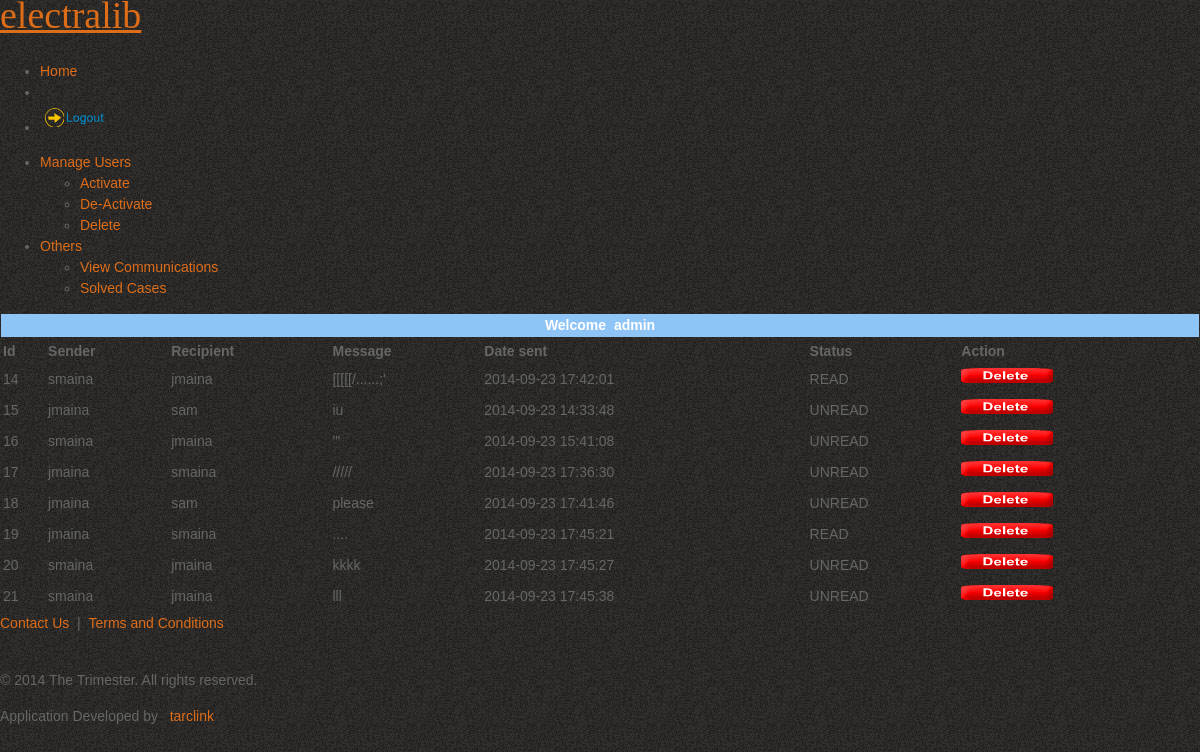
Screenshot of /viewmsgsold.php (signed in) with the database file from the repository.
### tables this page shows
CREATE TABLE IF NOT EXISTS `message` (
  `msgid` int(100) NOT NULL,
  `sender` varchar(11) NOT NULL,
  `recipient` varchar(11) NOT NULL,
  `msg` text NOT NULL,
  `date` timestamp NOT NULL DEFAULT CURRENT_TIMESTAMP ON UPDATE CURRENT_TIMESTAMP,
  `status` varchar(10) NOT NULL
);

### viewmsgsold.php (the view, shortened to what this page needs)
<!DOCTYPE html>
<html dir="ltr" lang="en-US"><head>
    <link rel="stylesheet" href="style.css" media="screen">
    <link rel="stylesheet" href="style.responsive.css" media="all">
</head>
<body>
<div id="main">
<?php include('incls/header.php') ?>
<nav class="nav clearfix">
    <ul class="hmenu"><li><a href="admin.php">Home</a></li><li><li><a href="log_out.php"><img src=images/quit_1.png></a></l</ul>
    </nav>
<div class="sheet clearfix">
            <div class="layout-wrapper clearfix">
                <div class="content-layout">
                    <div class="content-layout-row">
                    <div class="layout-cell sidebar1 clearfix">
					<div class="vmenublock clearfix">
                      <div class="vmenublockcontent">
<ul class="vmenu"><li><a href="#">Manage Users</a><ul class="active"><li><a href="activator.php" >Activate </a></li><li><a href="deactivator.php" >De-Activate</a></li><li><a href="deleter.php" >Delete</a></li></ul></li><li><a href="#" class="active">Others</a><ul class="active"><li><a href="#" class="active">View Communications </a></li><li><a href="cases.php">Solved Cases </a></li></ul></li></ul>
                      </div>
                    </div>
				   </div>
                <div align="center">
              <table width="100%" border="0" cellpadding="1" cellspacing="1">
                  <tr>
                        <td width="358" height="20" valign="middle" bgcolor="#8FC4F7">
                         <div align="center"><b><font color="#FFFFFF">Welcome &nbsp<?php echo $_SESSION['username'];?> </font></b></div>
                        </td>
                  </tr>
               </table>
       <?php
	 	 include("incls/connector.php");
	 $query="SELECT * FROM message";
		  $resource=mysql_query($query,$conn);
		  echo "
		<table align=\"center\" border=\"0\" width=\"100%\">
		<tr>
		<td><b>Id</b></td> <td><b>Sender</b></td></td><td><b>Recipient</b></td><td><b>Message</b></td><td><b>Date sent</b></td><td><b>Status</b></td><td><b>Action</b></td></tr> ";
while($result=mysql_fetch_array($resource))
	{
	echo "<tr><td>".$result[0]."</td><td>".$result[1]."</td><td>".$result[2]."</td><td>".$result[3]."</td><td>".$result[4]."</td><td>".$result[5]."</td><td>
	<a href=\"delmsg.php?msid=".$result[0]."\"><img border=\"0\" src=\"images/deleter.png\"/></a>
	</td></tr>";
	} echo "</table>";
	 ?>
         </div>
                    </div>
                </div>
            </div>
    </div>
	<?php include("incls/footer.php") ?>
</div>
</body></html>

### incls/header.php (shortened to what this page needs)
<header class="header clearfix">
    <div class="shapes">
<h1 class="headline" data-left="51.57%">
   <a href="#">electralib</a>
</h1>
            </div>
</header>

### incls/footer.php
<footer class="footer clearfix">
  <div class="footer-inner">
<p><a href="#">Contact Us</a>&nbsp;&nbsp;|&nbsp;&nbsp;<a href="#">Terms and Conditions</a></p>
<br>
<p>&copy 2014 The Trimester. All rights reserved.</p>
    <p class="page-footer">
        <span id="footnote-links">Application Developed by &nbsp <a href="http://tarclink.com" target="_blank">tarclink</a></span>
    </p>
  </div>
</footer>

### style.css (style rules this page uses)
body { margin: 0px; padding: 0px; color: #666; font-family: Tahoma, Geneva, sans-serif; font-size: 14px; line-height: 1.5em; background-color: #e2d8bd; background-image: url(images/tooplate_body.jpg); background-repeat: repeat; }
a, a:link, a:visited { color: #de6d19; text-decoration: none; }
p { margin: 0 0 15px 0; padding: 0; }
img { border: none; }
h1, h2, h3, h4, h5, h6 { color: #482d12; font-family: Georgia, "Times New Roman", Times, serif; }
h1 { font-size: 38px; font-weight: normal; margin: 0 0 20px 0; padding: 5px 0; }

### rows the page displays
message: msgid "14", sender "smaina", recipient "jmaina", msg "[[[[[/......;'", date "2014-09-23 17:42:01", status "READ"
message: msgid "15", sender "jmaina", recipient "sam", msg "iu", date "2014-09-23 14:33:48", status "UNREAD"
message: msgid "16", sender "smaina", recipient "jmaina", msg "'''", date "2014-09-23 15:41:08", status "UNREAD"
message: msgid "17", sender "jmaina", recipient "smaina", msg "/////", date "2014-09-23 17:36:30", status "UNREAD"
message: msgid "18", sender "jmaina", recipient "sam", msg "please", date "2014-09-23 17:41:46", status "UNREAD"
message: msgid "19", sender "jmaina", recipient "smaina", msg "....", date "2014-09-23 17:45:21", status "READ"
message: msgid "20", sender "smaina", recipient "jmaina", msg "kkkk", date "2014-09-23 17:45:27", status "UNREAD"
message: msgid "21", sender "smaina", recipient "jmaina", msg "lll", date "2014-09-23 17:45:38", status "UNREAD"

### other values shown
$_SESSION['username'] "admin"
